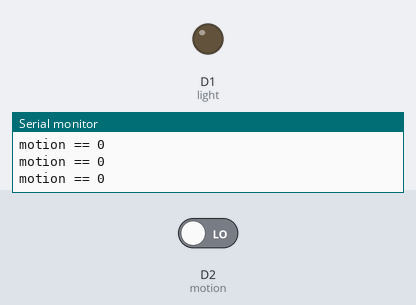
This sketch was run on a simulated ESP8266 (NodeMCU). Shown: output pins drawn as LEDs (lit = HIGH), the last lines printed to the serial monitor. Dashed ring = blinking. The test bench sets the inputs (shaded band); at power-on: D2 (motion) LOW.

Above: at 3.8 s.
3.9 s: D2 (motion) driven HIGH
At 4.4 s:
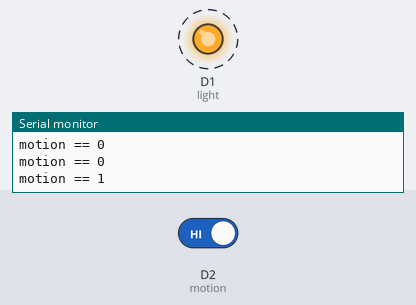
8.1 s: D2 (motion) driven LOW
At 9.0 s:
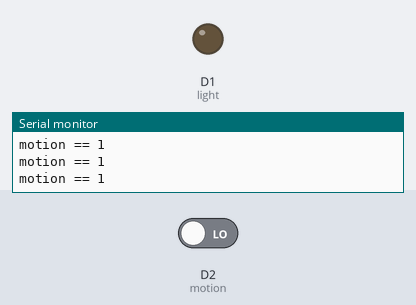
Timing chart, 0 to 11.1 s (numbered marks = the images above; inputs shaded):
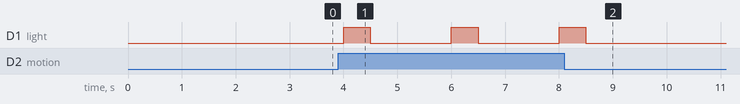

The sketch:

PIR.ino
```cpp
//const int pin = A0; // INPUT PIN
const int motion = D2; // 적외선 센서 핀번호 선언
const int light = D1; // 13번 고정 LED 핀번호 선언

void setup() {
  Serial.begin(115200);
  pinMode(motion, INPUT); // 적외선센서의 핀을 INPUT모드로 선언
  pinMode(light, OUTPUT); // LED센서의 핀을 OUTPUT모드로 선언
}

void loop() {
  digitalWrite(light, LOW);

  delay(1000);

  // 적외선 인체감지 센서에서 값을 읽는다
  int sensor = digitalRead(motion);
  // 센서값을 시리얼 모니터에 출력
  Serial.print("motion == ");
  Serial.println(sensor);

  // 센서값이 HIGH(1)일 경우 LED를 한번 깜빡인다
  if (sensor == HIGH) {
    digitalWrite(light, HIGH);
    delay(500);
    digitalWrite(light, LOW);
    delay(500);
  }
}
```

Measured:
- after the input at 3.9 s, D1 (light): alternates HIGH for 0.50 s and LOW for 1.5 s, starting after 0.10 s
- after the input at 8.1 s, D1 (light): goes on until 8.5 s, then stays LOW
